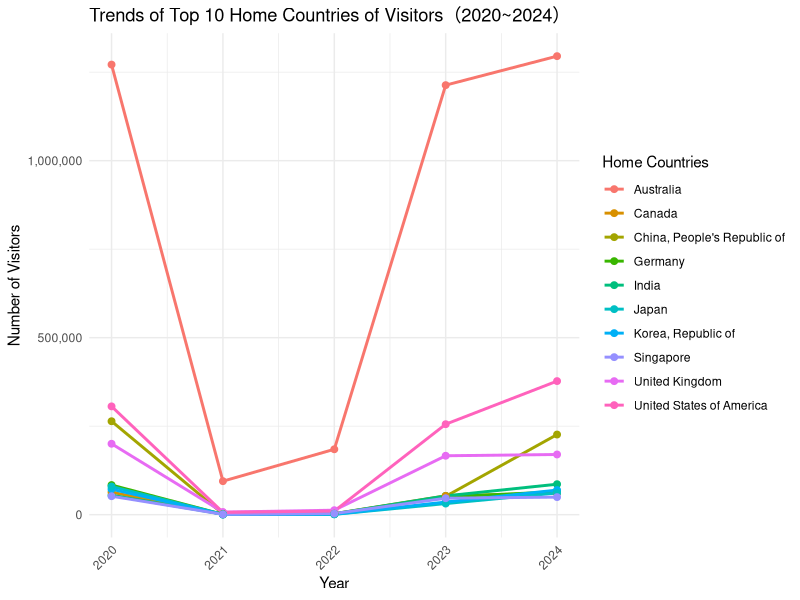
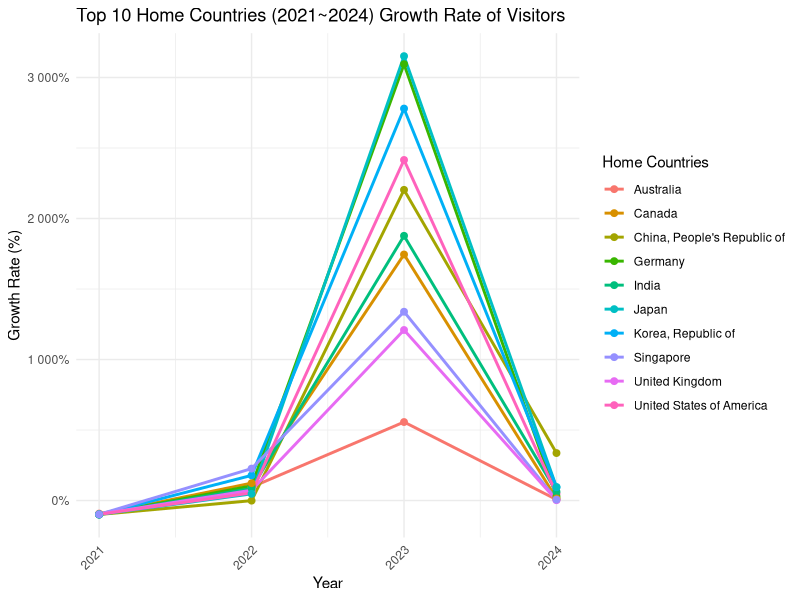

Source code (R) for these figures, in order:
library(readxl)
library(ggplot2)

#read total visitors of each country
countrydata <- read_excel("international-visitor-arrivals-to-new-zealand-may-2024.xlsx", 
                          sheet = "Table 4", range = "A6:G42")

colnames(countrydata) <- as.character(countrydata[1, ]) 
countrydata <- countrydata[-1, ] 
countrydata <- countrydata[rowSums(is.na(countrydata)) != ncol(countrydata), ]  
countrydata <- countrydata[, colSums(is.na(countrydata)) != nrow(countrydata)] 
countrydata <- countrydata[-c(1, 2), ]
colnames(countrydata)[1] <- "Home Countries"

#find top 10 home countries of visitors
countrydata[, 2:6] <- lapply(countrydata[, 2:6], as.numeric)

countrydata$Total <- rowSums(countrydata[, 2:6], na.rm = TRUE)
top10 <- countrydata[order(-countrydata$Total), ][1:10, ]
top10[, 2:6] <- lapply(top10[, 2:6], as.numeric)

#plotting changes in trends among top 10 countries
years <- 2020:2024
top10$`Home Countries` <- as.factor(top10$`Home Countries`)

library(tidyr)
top10_long <- pivot_longer(top10, cols = c("2020", "2021", "2022", "2023", "2024"),
                           names_to = "Year", values_to = "Arrivals")

top10_long$Year <- as.numeric(top10_long$Year)

ggplot(top10_long, aes(x = Year, y = Arrivals, color = `Home Countries`, group = `Home Countries`)) +
  geom_line(linewidth = 1) +
  geom_point(size = 2) +  
  labs(title = "Trends of Top 10 Home Countries of Visitors（2020~2024）",
       x = "Year", y = "Number of Visitors",
       color = "Home Countries") +
  scale_y_continuous(labels = scales::comma) + 
  theme_minimal() +
  theme(axis.text.x = element_text(angle = 45, hjust = 1))

###investigate growth rate among top 10 countries
top10_growth <- top10 

top10_growth$`2021_growth` <- (top10$`2021` - top10$`2020`) / top10$`2020` * 100
top10_growth$`2022_growth` <- (top10$`2022` - top10$`2021`) / top10$`2021` * 100
top10_growth$`2023_growth` <- (top10$`2023` - top10$`2022`) / top10$`2022` * 100
top10_growth$`2024_growth` <- (top10$`2024` - top10$`2023`) / top10$`2023` * 100

growth_rate_data <- top10_growth[, c("Home Countries", "2021_growth", "2022_growth", "2023_growth", "2024_growth")]

print(growth_rate_data)

growth_rate_long <- pivot_longer(growth_rate_data, cols = c("2021_growth", "2022_growth", "2023_growth", "2024_growth"),
                                 names_to = "Year", values_to = "Growth Rate")

growth_rate_long$Year <- as.numeric(sub("_growth", "", growth_rate_long$Year))

ggplot(growth_rate_long, aes(x = Year, y = `Growth Rate`, color = `Home Countries`, group = `Home Countries`)) +
  geom_line(linewidth = 1) +
  geom_point(size = 2) + 
  labs(title = "Top 10 Home Countries (2021~2024) Growth Rate of Visitors",
       x = "Year", y = "Growth Rate (%)",
       color = "Home Countries") +
  scale_y_continuous(labels = scales::percent_format(scale = 1)) +
  theme_minimal() +
  theme(axis.text.x = element_text(angle = 45, hjust = 1))

